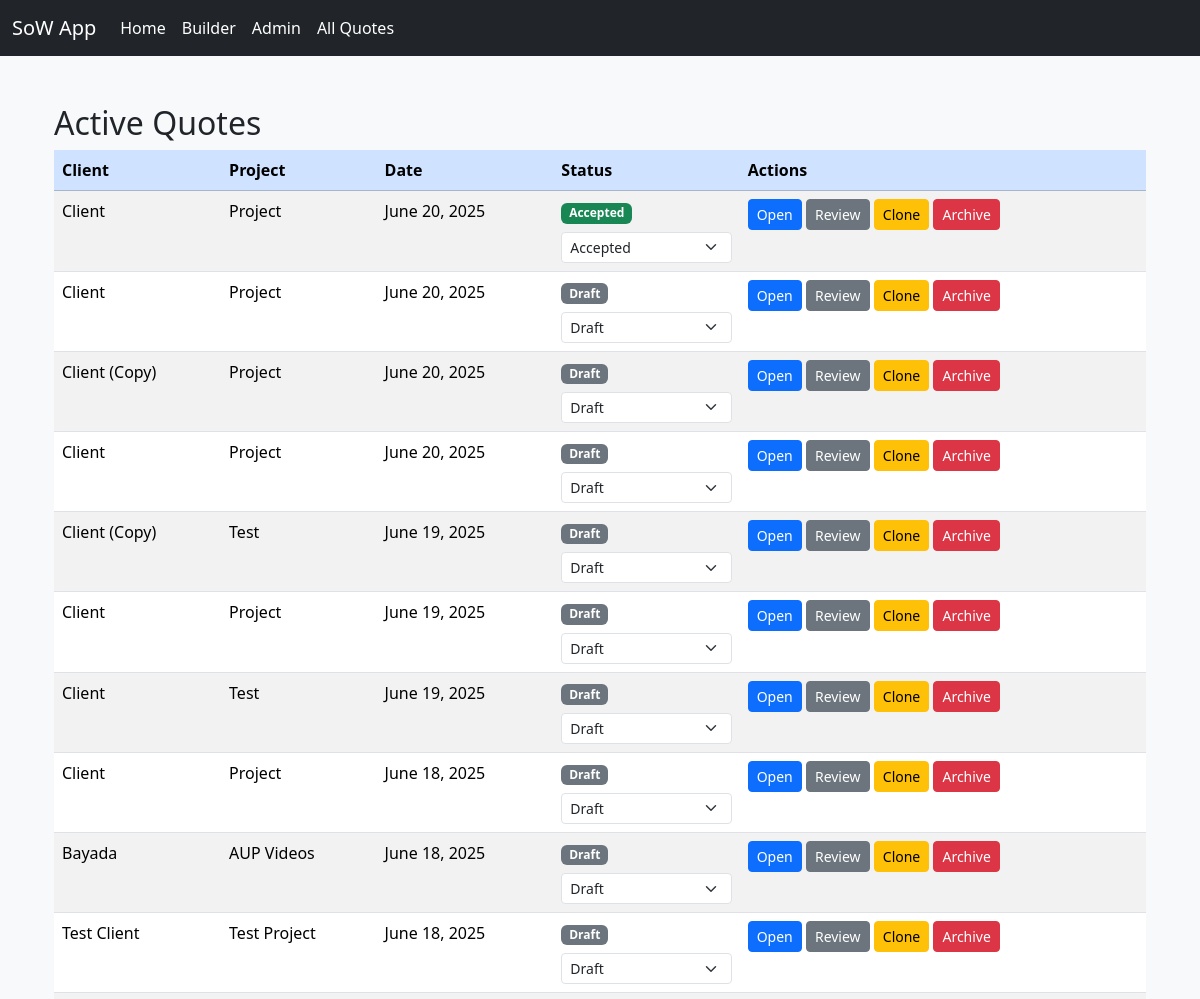
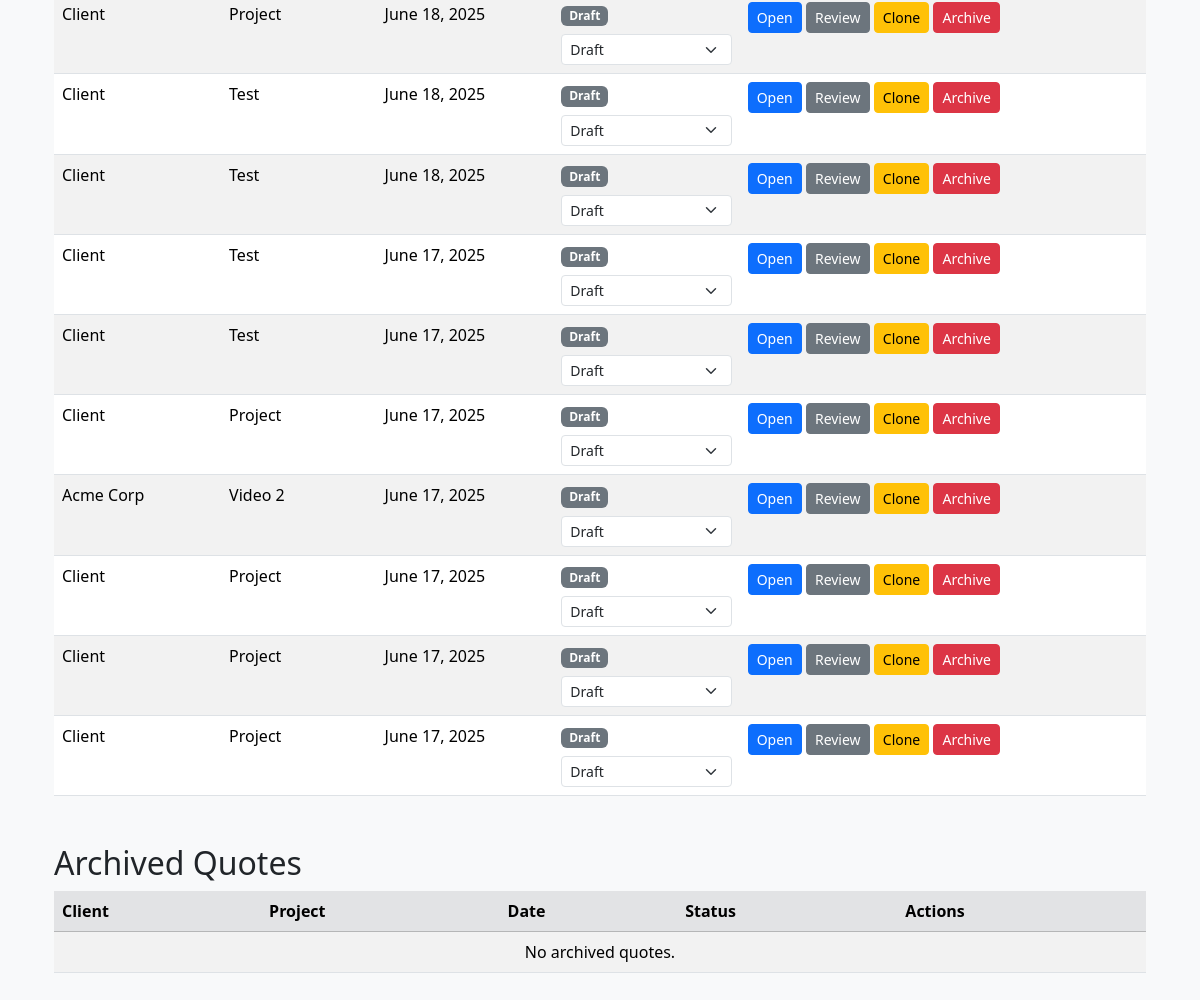
Page /quotes/ on the committed database (2 pictures, top to bottom).
### quotes/models/quote.py (models this page shows, shortened)
class Quote(models.Model):
    STATUS_CHOICES = [
        ('Draft', 'Draft'),
        ('Sent', 'Sent'),
        ('Accepted', 'Accepted'),
        ('Rejected', 'Rejected'),
    ]
    client_name = models.CharField(max_length=255)
    project_name = models.CharField(max_length=255)
    date = models.DateField()
    status = models.CharField(max_length=20, choices=STATUS_CHOICES, default='Draft')  # ✅ new!
    is_archived = models.BooleanField(default=False)  # ✅ new!
    created_by = models.ForeignKey(User, on_delete=models.SET_NULL, null=True, blank=True)
    created_at = models.DateTimeField(auto_now_add=True)

### quotes/views/quote_views.py (the view)
# urls.py: path('quotes/', views.quote_list, name='quote_list'),
def quote_list(request):
    quotes = Quote.objects.filter(is_archived=False).order_by('-created_at')
    archived = Quote.objects.filter(is_archived=True).order_by('-created_at')
    return render(request, 'quotes/quote_list.html', {
        'quotes': quotes,
        'archived': archived,
        'STATUS_CHOICES': Quote.STATUS_CHOICES,  # optional
    })

### quotes/templates/quotes/quote_list.html (shortened to what this page needs)
{% extends 'quotes/base.html' %}
{% block content %}
<div class="container my-4">
  <h2>Active Quotes</h2>
  <table class="table table-striped">
    <thead class="table-primary">
      <tr>
        <th>Client</th>
        <th>Project</th>
        <th>Date</th>
        <th>Status</th>
        <th>Actions</th>
      </tr>
    </thead>
    <tbody>
      {% for quote in quotes %}
      <tr>
        <td>{{ quote.client_name }}</td>
        <td>{{ quote.project_name }}</td>
        <td>{{ quote.date }}</td>
        <td>
          {% with status=quote.status %}
            {% if status == "Draft" %}
              <span class="badge bg-secondary">{{ status }}</span>
            {% elif status == "Sent" %}
              <span class="badge bg-primary">{{ status }}</span>
            {% elif status == "Accepted" %}
              <span class="badge bg-success">{{ status }}</span>
            {% elif status == "Rejected" %}
              <span class="badge bg-danger">{{ status }}</span>
            {% endif %}
          {% endwith %}
          <form method="post" action="{% url 'update_status' quote.id %}" class="mt-1">
            <select name="status" class="form-select form-select-sm" onchange="this.form.submit()">
              {% for value, label in quote.STATUS_CHOICES %}
                <option value="{{ value }}" {% if quote.status == value %}selected{% endif %}>
                  {{ label }}
                </option>
              {% endfor %}
            </select>
          </form>
        </td>
        <td>
          <a href="{% url 'resume_quote' quote.id %}" class="btn btn-sm btn-primary">Open</a>
          <a href="{% url 'review_specific_quote' quote.id %}" class="btn btn-sm btn-secondary">Review</a>
          <a href="{% url 'clone_quote' quote.id %}" class="btn btn-sm btn-warning">Clone</a>
          <a href="{% url 'toggle_archive' quote.id %}" class="btn btn-sm btn-danger">Archive</a>
        </td>
      </tr>
      {% empty %}
      <tr><td colspan="5" class="text-center">No active quotes.</td></tr>
      {% endfor %}
    </tbody>
  </table>
  <h2 class="mt-5">Archived Quotes</h2>
  <table class="table table-striped">
    <thead class="table-secondary">
      <tr>
        <th>Client</th>
        <th>Project</th>
        <th>Date</th>
        <th>Status</th>
        <th>Actions</th>
      </tr>
    </thead>
    <tbody>
      {% for quote in archived %}
      <tr>
        <td>{{ quote.client_name }}</td>
        <td>{{ quote.project_name }}</td>
        <td>{{ quote.date }}</td>
        <td>{{ quote.status }}</td>
        <td>
          <a href="{% url 'resume_quote' quote.id %}" class="btn btn-sm btn-primary">Open</a>
          <a href="{% url 'review_specific_quote' quote.id %}" class="btn btn-sm btn-secondary">Review</a>
          <a href="{% url 'toggle_archive' quote.id %}" class="btn btn-sm btn-success">Unarchive</a>
        </td>
      </tr>
      {% empty %}
      <tr><td colspan="5" class="text-center">No archived quotes.</td></tr>
      {% endfor %}
    </tbody>
  </table>
</div>
{% endblock %}

### quotes/static/quotes/css/custom.css (style rules this page uses)
:root { --color-bg: #F9FAFB; --color-primary: #0D6EFD; --color-primary-dark: #0B5ED7; --color-secondary: #6C757D; --color-text: #212529; }
body { background-color: var(--color-bg); color: var(--color-text); }
.btn-primary { background-color: var(--color-primary); border-color: var(--color-primary); }
.btn-danger { background-color: #dc3545; border-color: #dc3545; }
a { color: var(--color-primary-dark); }
.badge { margin-bottom: 4px; }

### rows in the picture
Quote: client_name "Client", project_name "Project", date "June 20, 2025", status "Accepted"
Quote: client_name "Client", project_name "Project", date "June 20, 2025", status "Draft"
Quote: client_name "Client (Copy)", project_name "Project", date "June 20, 2025", status "Draft"
Quote: client_name "Client", project_name "Project", date "June 20, 2025", status "Draft"
Quote: client_name "Client (Copy)", project_name "Test", date "June 19, 2025", status "Draft"
Quote: client_name "Client", project_name "Project", date "June 19, 2025", status "Draft"
Quote: client_name "Client", project_name "Test", date "June 19, 2025", status "Draft"
Quote: client_name "Client", project_name "Project", date "June 18, 2025", status "Draft"
Quote: client_name "Bayada", project_name "AUP Videos", date "June 18, 2025", status "Draft"
Quote: client_name "Test Client", project_name "Test Project", date "June 18, 2025", status "Draft"
Quote: client_name "Client", project_name "Project", date "June 18, 2025", status "Draft"
Quote: client_name "Client", project_name "Test", date "June 18, 2025", status "Draft"
Quote: client_name "Client", project_name "Test", date "June 18, 2025", status "Draft"
Quote: client_name "Client", project_name "Test", date "June 17, 2025", status "Draft"
Quote: client_name "Client", project_name "Test", date "June 17, 2025", status "Draft"
Quote: client_name "Client", project_name "Project", date "June 17, 2025", status "Draft"
Quote: client_name "Acme Corp", project_name "Video 2", date "June 17, 2025", status "Draft"
Quote: client_name "Client", project_name "Project", date "June 17, 2025", status "Draft"
Quote: client_name "Client", project_name "Project", date "June 17, 2025", status "Draft"
Quote: client_name "Client", project_name "Project", date "June 17, 2025", status "Draft"
